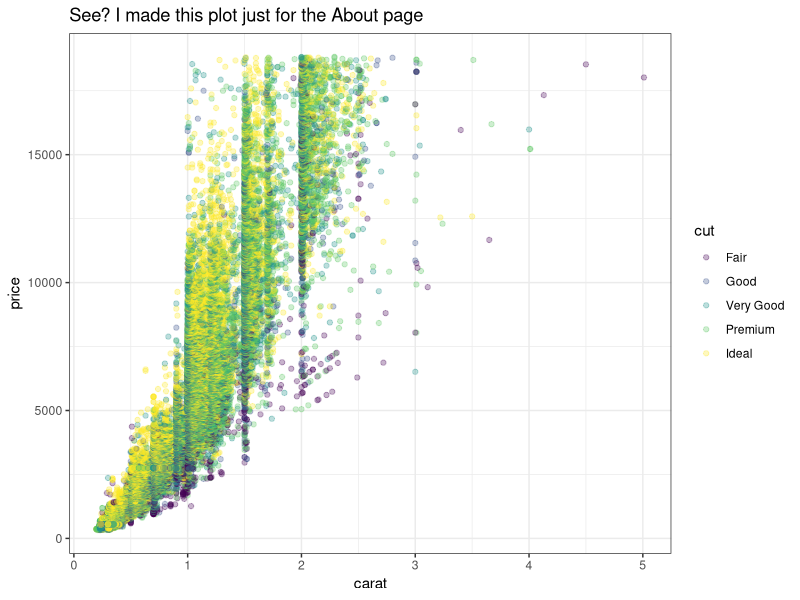

The R source for this figure:
## ---- chunk 1
library(ggplot2)
library(magrittr)
diamonds %>%
  ggplot(aes(y=price, x=carat, color=cut)) +
  geom_point(alpha=0.3) +
  theme_bw() +
  ggtitle('See? I made this plot just for the About page')
